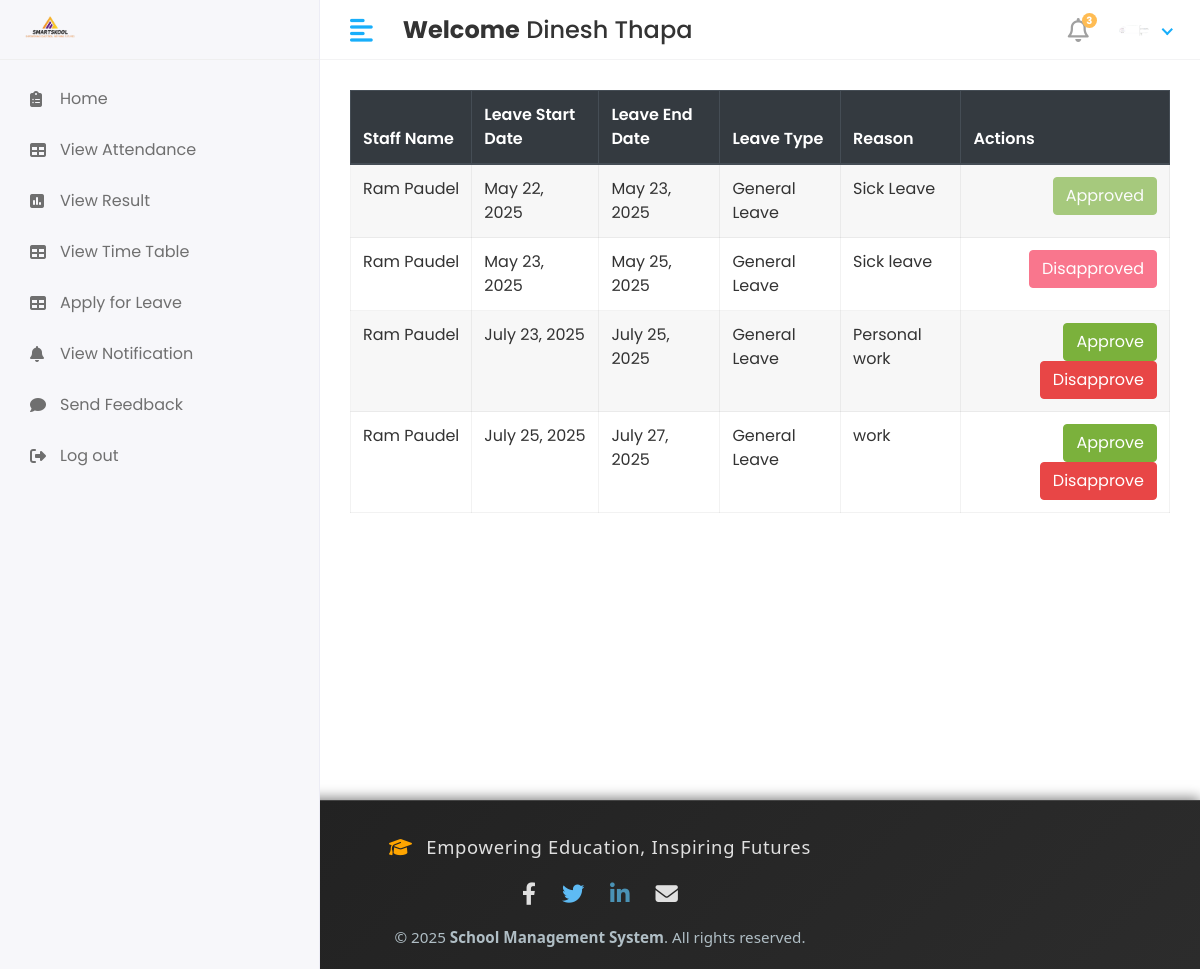
Before: /Hod/Staff/leave_view (signed in) with the older database file.
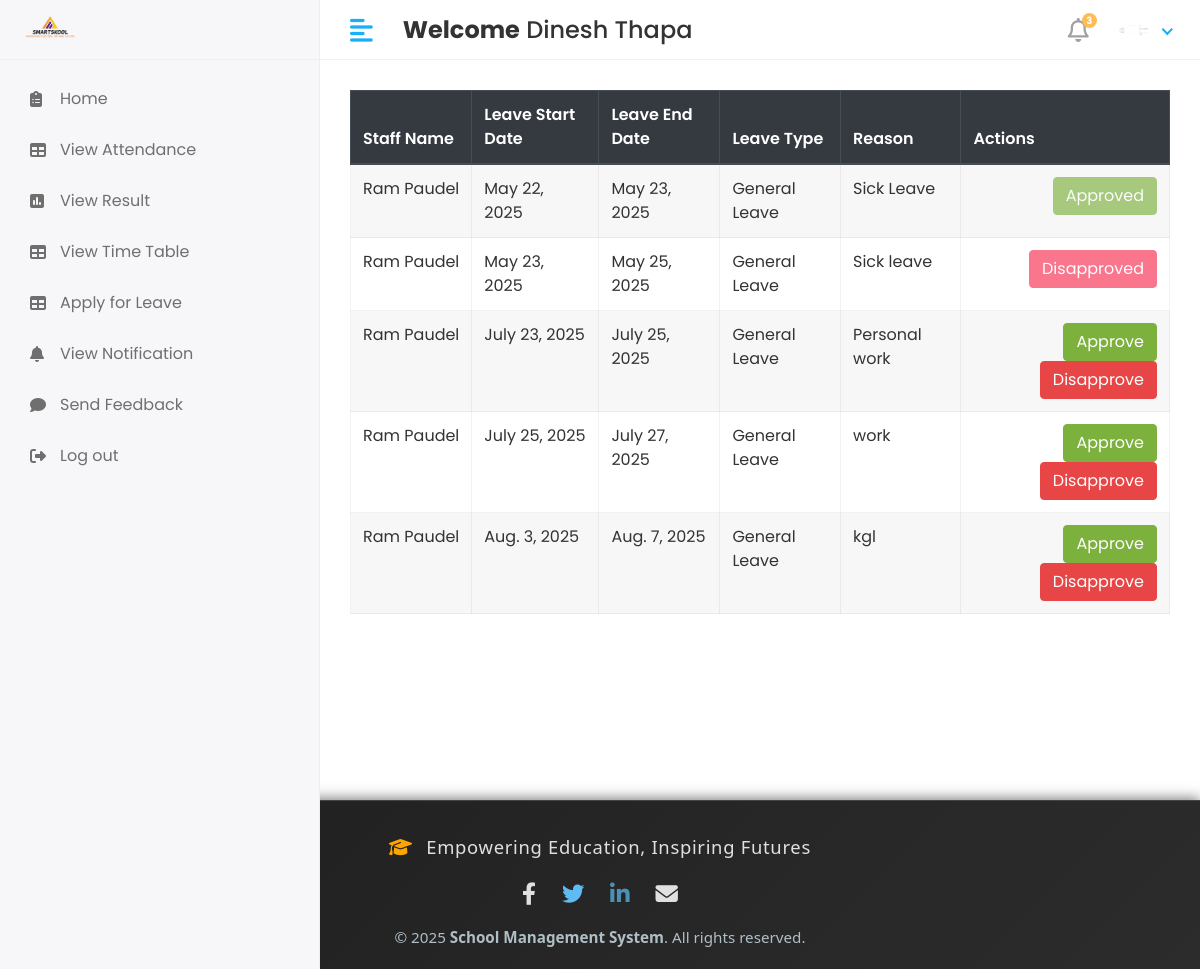
After: the same page with the newer database file.
### app/models.py (models this page shows, shortened)
class staff_leave(models.Model):
    staff_id = models.ForeignKey(staff, on_delete=models.CASCADE)
    leave_start_date = models.DateField()
    leave_end_date = models.DateField()
    leave_message = models.TextField()
    leave_status = models.IntegerField(null=True,default=0)
    leave_type = models.ForeignKey(LeaveType, on_delete=models.CASCADE, null=True, blank=True)
    created_at = models.DateField(auto_now_add=True)
    updated_at = models.DateField(auto_now=True)

class staff(models.Model):
    admin = models.OneToOneField(CustomUser, on_delete=models.DO_NOTHING)
    address = models.TextField()
    gender = models.CharField(max_length=10)
    phone_number = models.TextField()
    created_at = models.DateField(auto_now_add=True)
    updated_at = models.DateField(auto_now=True)

class CustomUser(AbstractUser):
   USER= (
      (1,'hod'),
      (2,'staff'),
      (3,'student'),
    )
   user_type=models.CharField(choices=USER,max_length=50,default=1)
   profile_pic = models.ImageField(upload_to='media/profile_pics')

class LeaveType(models.Model):
    name = models.CharField(max_length=50, default='General Leave')

### school_management_system/Hod_Views.py (the view)
# urls.py: path('Hod/Staff/leave_view',Hod_Views.view_staff_leave,name='view_staff_leave'),
@login_required(login_url='/')
def view_staff_leave(request):
    staff_leave_obj = staff_leave.objects.all()
    context = {
        'staff_leave_obj': staff_leave_obj,
    }
    return render(request, 'Hod/view_staff_leave.html',context)

### templates/Hod/view_staff_leave.html (shortened to what this page needs)
{% extends 'base.html'%}
{% block content%}
<div class="table-responsive">
    <table id="studentTable" class="table table-striped table-bordered" style="width: 100%; background: #fff;">
        <thead class="thead-dark">
            <tr>
                <th>Staff Name</th>
                <th>Leave Start Date</th>
                <th>Leave End Date</th>
                <th>Leave Type</th>
                <th>Reason</th>
                <th>Actions</th>
            </tr>
        </thead>
        <tbody>
            {% for i in staff_leave_obj %}
            <tr>
                <td>{{ i.staff_id.admin.first_name }}&nbsp;{{ i.staff_id.admin.last_name }}</td>
                <td>{{ i.leave_start_date }}</td>
                <td>{{ i.leave_end_date }}</td>
                <td>{{ i.leave_type.name }}</td>
                <td>{{ i.leave_message }}</td>
                <td class="text-right">
                    <div class="actions">
                        {% if i.leave_status == 0 %}
                            <a href="{% url 'staff_approve_leave' i.id %}" class="btn btn-success">Approve</a>
                            <a href="{% url 'staff_disapprove_leave' i.id %}" class="btn btn-danger">Disapprove</a>
                        {% elif i.leave_status == 1 %}
                            <button class="btn btn-success" disabled>Approved</button>
                        {% else %}
                            <button class="btn btn-danger" disabled>Disapproved</button>
                        {% endif %}
                    </div>
                </td>
            </tr>
            {% endfor %}
        </tbody>
    </table>
</div>
{% endblock %}

Changed rows visible on the page:
added staff_leave: staff_id.admin.first_name "Ram", staff_id.admin.last_name "Paudel", leave_start_date "Aug. 3, 2025", leave_end_date "Aug. 7, 2025", leave_type.name "General Leave", leave_message "kgl", leave_status "Approve"
